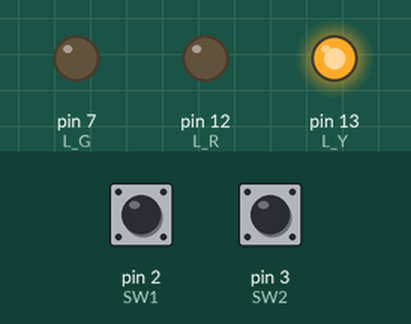
Recording of a sketch running on a simulated Arduino Uno, built with avr-gcc and run on an emulated ATmega328P. Shown: output pins drawn as LEDs (lit = HIGH). Inputs (shaded band) come from the test bench; at power-on: pin 2 (SW1) HIGH, pin 3 (SW2) HIGH.

Above: at 1.2 s.
1.3 s: pin 2 (SW1) pulled LOW for 0.15 s
At 1.37 s:
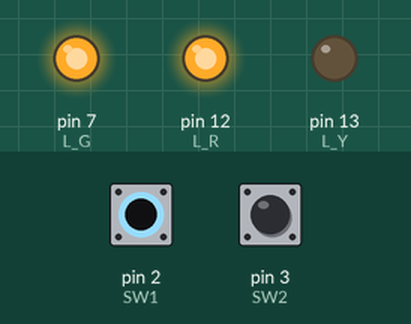
2.9 s: pin 2 (SW1) pulled LOW for 3.2 s
At 7.3 s:
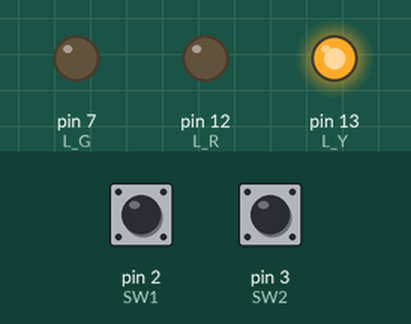
7.6 s: pin 3 (SW2) pulled LOW for 3.2 s
At 8.6 s:
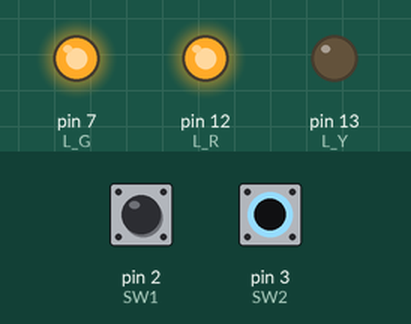
Timing chart, 0 to 12.3 s (numbered marks = the images above; inputs shaded):
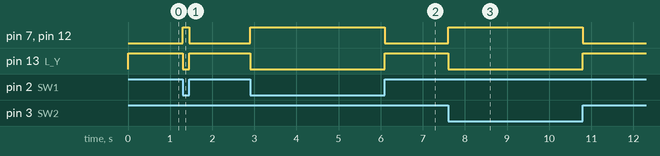

The sketch:

if03.ino
```cpp
#include <Arduino.h>

#define L_RGB_R 5
#define L_RGB_G 11
#define L_RGB_B 6

#define L_R 12
#define L_Y 13
#define L_G 7
#define L_B 8

#define SW1 2
#define SW2 3
#define SW3 4

#define PIEZO_A 9
#define PIEZO_B 10

#define POT1 A0
#define POT2 A1

#define PHOTO A2

#define DHTPIN A3
#define DHTTYPE DHT11

#define S1 5
#define S2 6
#define S3 9
#define S4 10
#define S5 11

void setup() {
  pinMode(SW1, INPUT_PULLUP);
  pinMode(SW2, INPUT_PULLUP);
  pinMode(L_R, OUTPUT);
  pinMode(L_Y, OUTPUT);
  pinMode(L_G, OUTPUT);
}

void loop() {
  if(digitalRead(SW1) == HIGH && digitalRead(SW2) == HIGH) {
    digitalWrite(L_R, LOW);
    digitalWrite(L_Y, HIGH);
    digitalWrite(L_G, LOW);
  } else {
    digitalWrite(L_R, HIGH);
    digitalWrite(L_Y, LOW);
    digitalWrite(L_G, HIGH);
  }
}
```

Measured:
- after the input at 1.3 s, pin 7 (L_G), pin 12 (L_R): LOW → HIGH at once, → LOW 0.15 s later; pin 13 (L_Y): HIGH → LOW at once, → HIGH 0.15 s later
- after the input at 2.9 s, pin 7 (L_G), pin 12 (L_R): LOW → HIGH at once, → LOW 3.2 s later; pin 13 (L_Y): HIGH → LOW at once, → HIGH 3.2 s later
- after the input at 7.6 s, pin 7 (L_G), pin 12 (L_R): LOW → HIGH at once, → LOW 3.2 s later; pin 13 (L_Y): HIGH → LOW at once, → HIGH 3.2 s later
